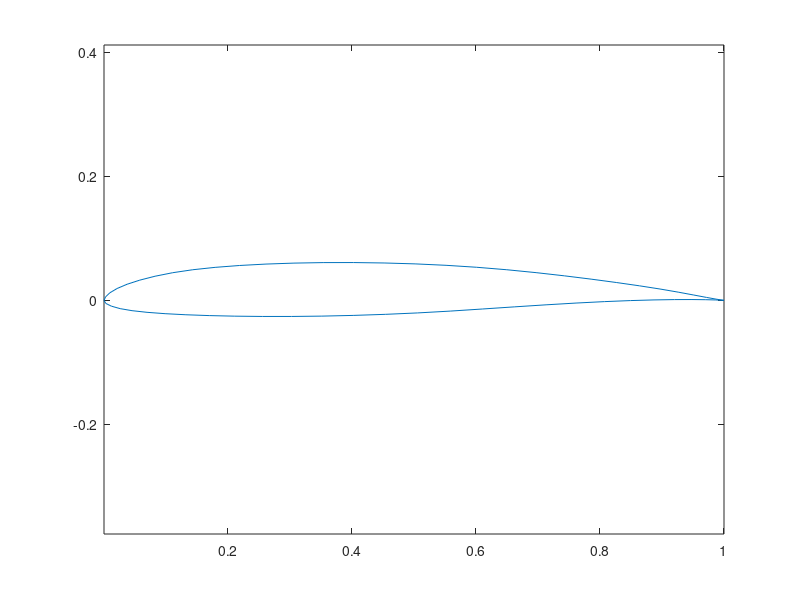

Here is the MATLAB script that generated this plot: (Note: this script raises an error after producing the figure.)
clear;
%workspace is cleared
A=load('s2048.dat');
x=A(:,1);
y=A(:,2);
plot(x,y)
axis equal
axis tight
s=size(A);
for i=1:(s(1,1)-1);
    b(i)=1/2*(y(i+1)+y(i))*(x(i+1)-x(i));
    X(i)=A(i,1);
    Y(i)=A(i,2);
end;
area=sum(abs(b));
fprintf('The cross sectional area is %.2f square units.\n',area')
Z=zeros(s(1,1)-1,1);
X=X';
Y=Y';
Aa=[X Y Z];
save 'AS9EX3a.txt' -ASCII -TABS Aa;
